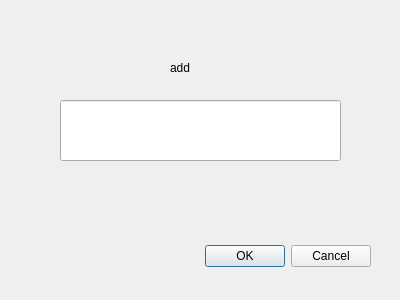
<?xml version="1.0" encoding="UTF-8"?>
<ui version="4.0">
 <class>Dialog</class>
 <widget class="QDialog" name="Dialog">
  <property name="geometry">
   <rect>
    <x>0</x>
    <y>0</y>
    <width>400</width>
    <height>300</height>
   </rect>
  </property>
  <property name="windowTitle">
   <string>Dialog</string>
  </property>
  <widget class="QDialogButtonBox" name="button_add">
   <property name="geometry">
    <rect>
     <x>30</x>
     <y>240</y>
     <width>341</width>
     <height>32</height>
    </rect>
   </property>
   <property name="orientation">
    <enum>Qt::Horizontal</enum>
   </property>
   <property name="standardButtons">
    <set>QDialogButtonBox::Cancel|QDialogButtonBox::Ok</set>
   </property>
  </widget>
  <widget class="QLineEdit" name="add_input">
   <property name="geometry">
    <rect>
     <x>60</x>
     <y>100</y>
     <width>281</width>
     <height>61</height>
    </rect>
   </property>
  </widget>
  <widget class="QLabel" name="label">
   <property name="geometry">
    <rect>
     <x>170</x>
     <y>60</y>
     <width>56</width>
     <height>16</height>
    </rect>
   </property>
   <property name="text">
    <string>add</string>
   </property>
  </widget>
 </widget>
 <resources/>
 <connections>
  <connection>
   <sender>button_add</sender>
   <signal>accepted()</signal>
   <receiver>Dialog</receiver>
   <slot>accept()</slot>
   <hints>
    <hint type="sourcelabel">
     <x>248</x>
     <y>254</y>
    </hint>
    <hint type="destinationlabel">
     <x>157</x>
     <y>274</y>
    </hint>
   </hints>
  </connection>
  <connection>
   <sender>button_add</sender>
   <signal>rejected()</signal>
   <receiver>Dialog</receiver>
   <slot>reject()</slot>
   <hints>
    <hint type="sourcelabel">
     <x>316</x>
     <y>260</y>
    </hint>
    <hint type="destinationlabel">
     <x>286</x>
     <y>274</y>
    </hint>
   </hints>
  </connection>
 </connections>
</ui>
